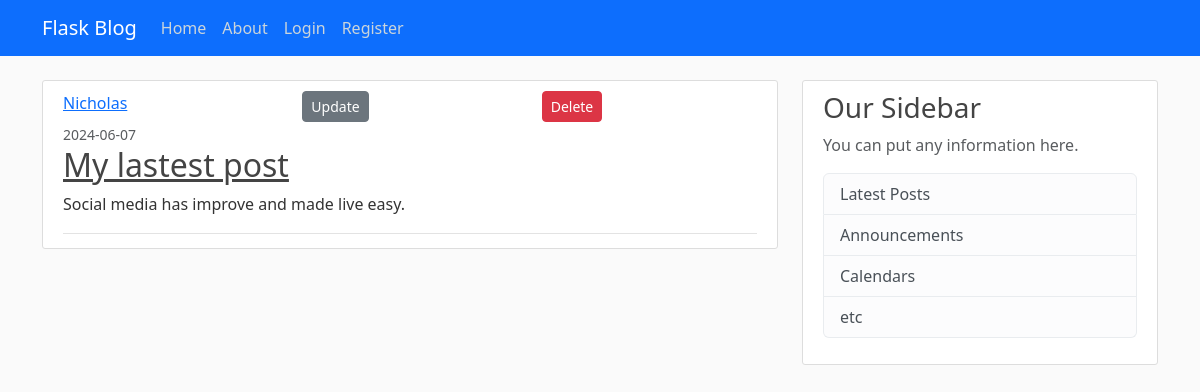
The app's page /post/21, older data.
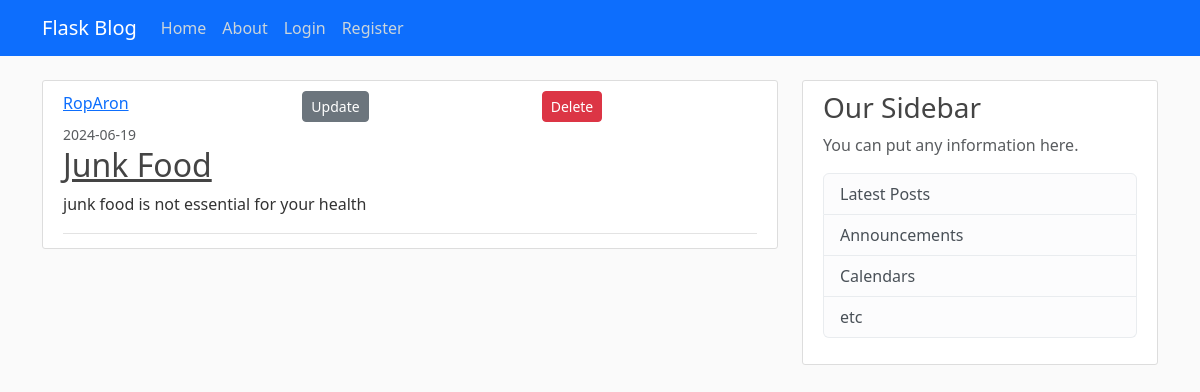
The same page, newer data.
### app/models.py (models this page shows, shortened)
class User(db.Model, UserMixin):
    id = db.Column(db.Integer, primary_key=True)
    username = db.Column(db.String(12), unique=True, nullable=False)
    email = db.Column(db.String(120), unique=True, nullable=False)
    image_file = db.Column(db.String(20), nullable=False, default='default.jpeg')
    password = db.Column(db.String(60), nullable=False)
    posts = db.relationship("Post", backref='author', lazy=True)

class Post(db.Model):
    id = db.Column(db.Integer, primary_key=True)
    title = db.Column(db.String(100), nullable=False)
    content = db.Column(db.Text, nullable=False)
    date_posted = db.Column(db.DateTime, nullable=False, default=datetime.utcnow)
    user_id = db.Column(db.Integer, db.ForeignKey('user.id'), nullable=False)

### app/routes.py (the view)
@app.route('/post/<int:post_id>')
def post(post_id):
    post = Post.query.get_or_404(post_id)
    return render_template('post.html', title=post.title, post=post)

### app/templates/post.html (shortened to what this page needs)
{% extends 'base.html' %}
{% block content %}
<article class="media content-section">
    <div class="media-body">
      <div class="article-metadata">
        <div class="row">
          <div class="col-md-4">
        <a class="mr-2" href="{{ url_for('user_posts', username = post.author.username)}}">{{ post.author.username }}</a>
        </div>
        <div class="col-md-4">
            <a class="btn btn-secondary btn-sm updateclass" href="{{ url_for('update_post', post_id=post.id) }}">
              Update
            </a>
          </div>
          <br>
            <div class="col-md-4">
            <button type="button" class="btn btn-danger btn-sm deleteclass" data-bs-toggle="modal" data-bs-target="#deleteModal">
              Delete
            </button>
          </div>
        </div>
          <small class="text-muted">{{ post.date_posted.strftime('%Y-%m-%d') }}</small>
      <h2><a class="article-title" href="{{ url_for('post', post_id=post.id) }}">{{ post.title }}</a></h2>
      <p class="article-content">{{ post.content }}</p>
    </div>
  </article>
{% endblock %}

Row changes from the older to the newer data that the page shows:
no longer on this page (row unchanged): User: author.username "Nicholas"
now on this page (row unchanged): User: author.username "RopAron"
changed Post: date_posted "2024-06-07" → "2024-06-19"; title "My lastest post" → "Junk Food"; content "Social media has improve and made live easy." → "junk food is not essential for your health"
